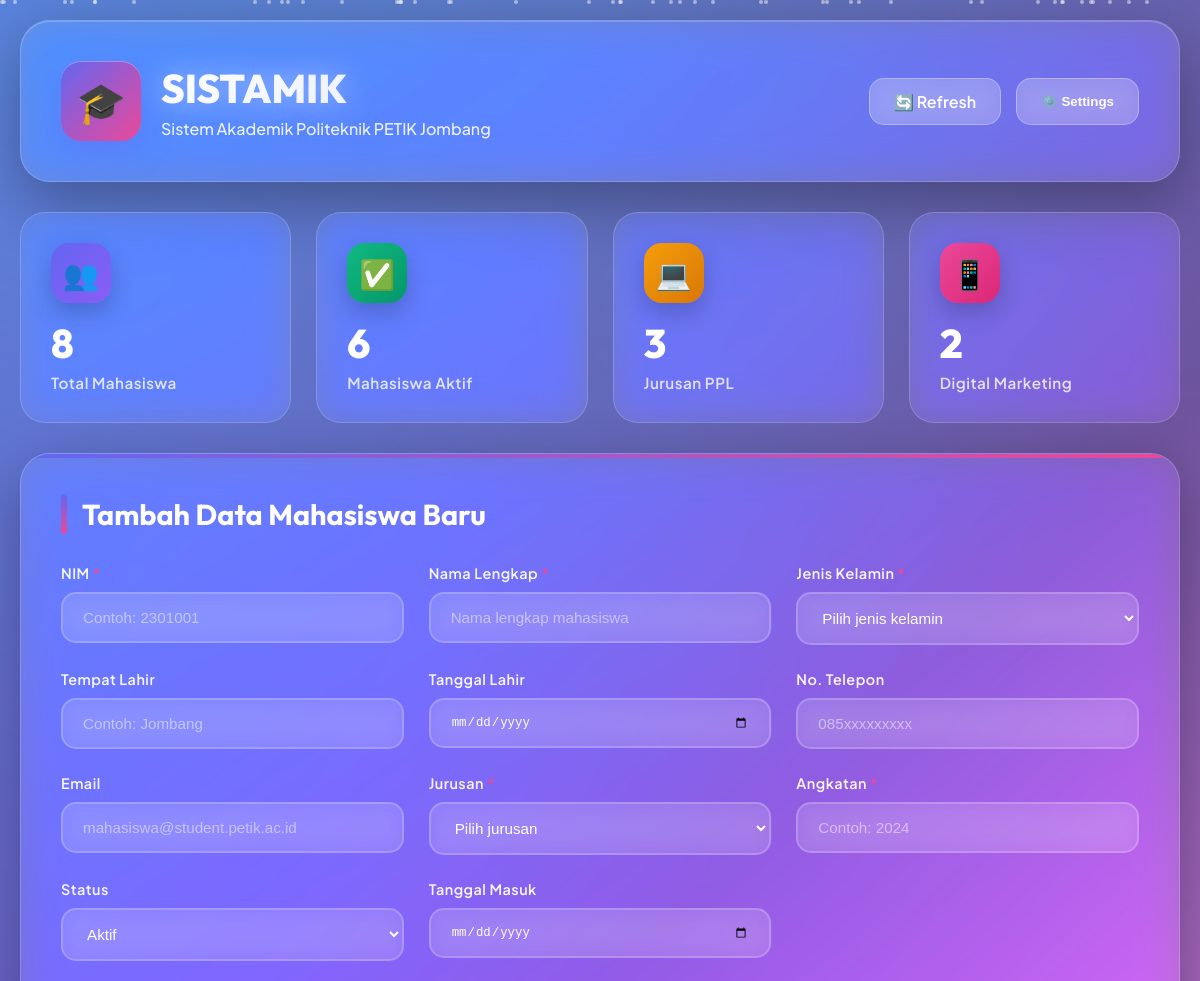
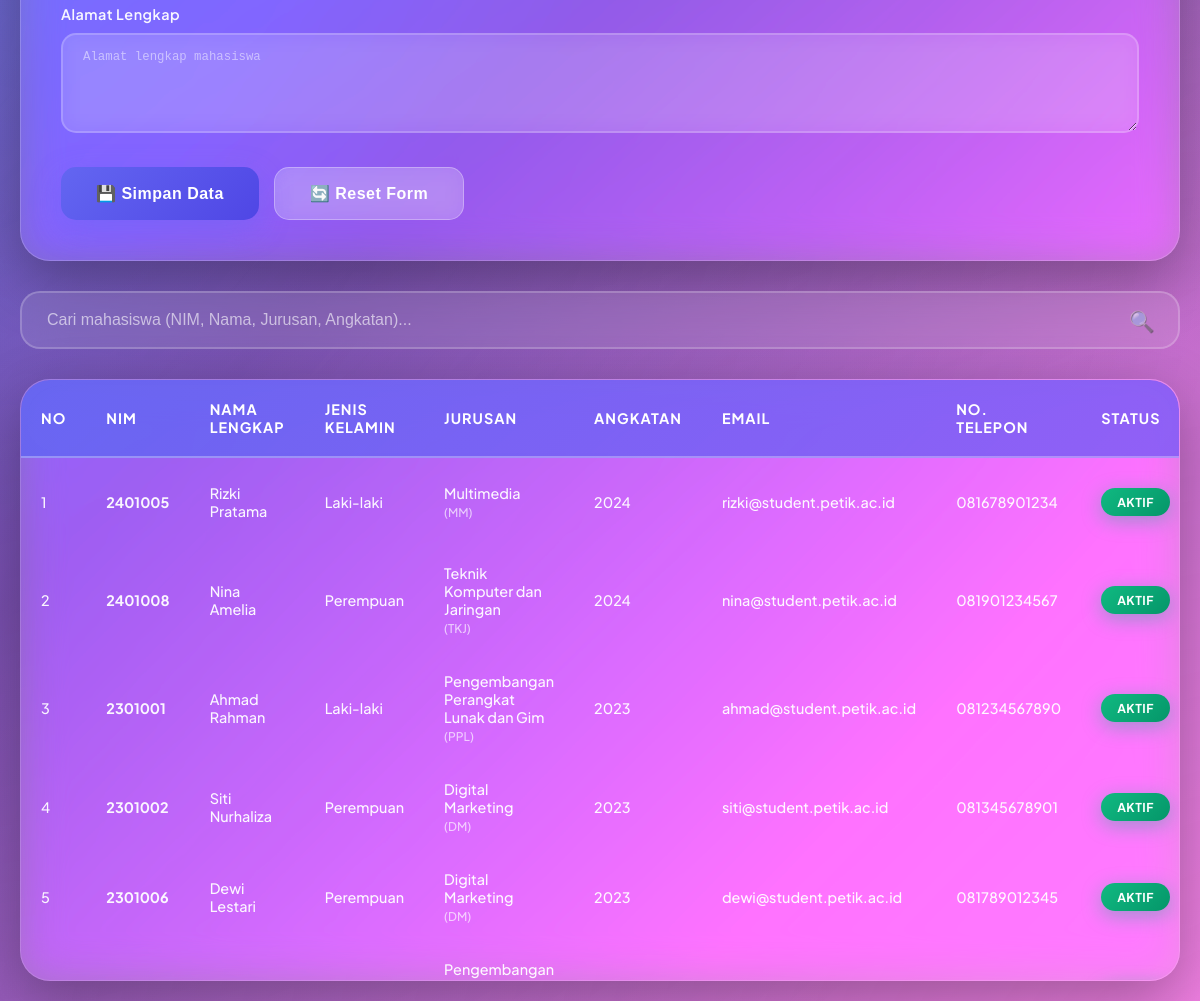
The page / on the database its author committed (2 pictures, top to bottom).
### tables this page shows
CREATE TABLE IF NOT EXISTS mahasiswa (
    id_mahasiswa INT AUTO_INCREMENT PRIMARY KEY,
    nim VARCHAR(20) NOT NULL UNIQUE,
    nama_lengkap VARCHAR(100) NOT NULL,
    jenis_kelamin ENUM('Laki-laki', 'Perempuan') NOT NULL,
    tempat_lahir VARCHAR(50),
    tanggal_lahir DATE,
    alamat TEXT,
    no_telepon VARCHAR(20),
    email VARCHAR(100),
    id_jurusan INT,
    angkatan YEAR NOT NULL,
    status ENUM('Aktif', 'Cuti', 'Lulus', 'DO') DEFAULT 'Aktif',
    tanggal_masuk DATE,
    created_at TIMESTAMP DEFAULT CURRENT_TIMESTAMP,
    updated_at TIMESTAMP DEFAULT CURRENT_TIMESTAMP ON UPDATE CURRENT_TIMESTAMP,
    FOREIGN KEY (id_jurusan) REFERENCES jurusan(id_jurusan) ON DELETE SET NULL
);

CREATE TABLE IF NOT EXISTS jurusan (
    id_jurusan INT AUTO_INCREMENT PRIMARY KEY,
    nama_jurusan VARCHAR(100) NOT NULL,
    kode_jurusan VARCHAR(10) NOT NULL UNIQUE,
    created_at TIMESTAMP DEFAULT CURRENT_TIMESTAMP
);

### index.php (the view, shortened to what this page needs)
<?php
$host = 'localhost';
$dbname = 'db_sistamik';
$username = 'root';
$password = '';
try {
    $pdo = new PDO("mysql:host=$host;dbname=$dbname;charset=utf8mb4", $username, $password);
    $pdo->setAttribute(PDO::ATTR_ERRMODE, PDO::ERRMODE_EXCEPTION);
} catch(PDOException $e) {
    die("Koneksi database gagal: " . $e->getMessage());
}
$edit_data = null;
$search = isset($_GET['search']) ? $_GET['search'] : '';
if ($search) {
    $stmt = $pdo->prepare("SELECT m.*, j.nama_jurusan, j.kode_jurusan
                          FROM mahasiswa m
                          LEFT JOIN jurusan j ON m.id_jurusan = j.id_jurusan
                          WHERE m.nim LIKE ? OR m.nama_lengkap LIKE ? OR j.nama_jurusan LIKE ? OR j.kode_jurusan LIKE ? OR m.angkatan LIKE ?
                          ORDER BY m.angkatan DESC, m.nim ASC");
    $search_param = "%$search%";
    $stmt->execute([$search_param, $search_param, $search_param, $search_param, $search_param]);
} else {
    $stmt = $pdo->query("SELECT m.*, j.nama_jurusan, j.kode_jurusan
                        FROM mahasiswa m
                        LEFT JOIN jurusan j ON m.id_jurusan = j.id_jurusan
                        ORDER BY m.angkatan DESC, m.nim ASC");
}
$mahasiswa_list = $stmt->fetchAll(PDO::FETCH_ASSOC);
$total_mahasiswa = count($mahasiswa_list);
$total_aktif = count(array_filter($mahasiswa_list, function($m) { return $m['status'] === 'Aktif'; }));
$total_ppl = count(array_filter($mahasiswa_list, function($m) { return $m['kode_jurusan'] === 'PPL'; }));
$total_dm = count(array_filter($mahasiswa_list, function($m) { return $m['kode_jurusan'] === 'DM'; }));
?>
<!DOCTYPE html>
<html lang="id">
<head>
</head>
<body>
    <div class="particles" id="particles"></div>
    <div class="container">
        <div class="header">
            <div class="header-content">
                <div class="logo-section">
                    <div class="logo-3d">🎓</div>
                    <div class="header-text">
                        <h1>SISTAMIK</h1>
                        <p>Sistem Akademik Politeknik PETIK Jombang</p>
                    </div>
                </div>
                <div class="header-actions">
                    <a href="index.php" class="header-btn">🔄 Refresh</a>
                    <button class="header-btn">⚙️ Settings</button>
                </div>
            </div>
        </div>
        <div class="stats">
            <div class="stat-card">
                <div class="stat-icon">👥</div>
                <div class="stat-content">
                    <h3><?php echo $total_mahasiswa; ?></h3>
                    <p>Total Mahasiswa</p>
                </div>
            </div>
            <div class="stat-card">
                <div class="stat-icon">✅</div>
                <div class="stat-content">
                    <h3><?php echo $total_aktif; ?></h3>
                    <p>Mahasiswa Aktif</p>
                </div>
            </div>
            <div class="stat-card">
                <div class="stat-icon">💻</div>
                <div class="stat-content">
                    <h3><?php echo $total_ppl; ?></h3>
                    <p>Jurusan PPL</p>
                </div>
            </div>
            <div class="stat-card">
                <div class="stat-icon">📱</div>
                <div class="stat-content">
                    <h3><?php echo $total_dm; ?></h3>
                    <p>Digital Marketing</p>
                </div>
            </div>
        </div>
        <div class="form-section">
            <h2><?php echo $edit_data ? 'Edit Data Mahasiswa' : 'Tambah Data Mahasiswa Baru'; ?></h2>
            <form method="POST" action="">
                <div class="form-grid">
                    <div class="form-group">
                        <label for="nim">NIM <span style="color:#EC4899">*</span></label>
                        <input type="text" id="nim" name="nim" placeholder="Contoh: 2301001" value="<?php echo $edit_data ? htmlspecialchars($edit_data['nim']) : ''; ?>" required>
                    </div>
                    <div class="form-group">
                        <label for="nama_lengkap">Nama Lengkap <span style="color:#EC4899">*</span></label>
                        <input type="text" id="nama_lengkap" name="nama_lengkap" placeholder="Nama lengkap mahasiswa" value="<?php echo $edit_data ? htmlspecialchars($edit_data['nama_lengkap']) : ''; ?>" required>
                    </div>
                    <div class="form-group">
                        <label for="jenis_kelamin">Jenis Kelamin <span style="color:#EC4899">*</span></label>
                        <select id="jenis_kelamin" name="jenis_kelamin" required>
                            <option value="">Pilih jenis kelamin</option>
                        </select>
                    </div>
                    <div class="form-group">
                        <label for="tempat_lahir">Tempat Lahir</label>
                        <input type="text" id="tempat_lahir" name="tempat_lahir" placeholder="Contoh: Jombang" value="<?php echo $edit_data ? htmlspecialchars($edit_data['tempat_lahir']) : ''; ?>">
                    </div>
                    <div class="form-group">
                        <label for="tanggal_lahir">Tanggal Lahir</label>
                        <input type="date" id="tanggal_lahir" name="tanggal_lahir" value="<?php echo $edit_data ? $edit_data['tanggal_lahir'] : ''; ?>">
                    </div>
                    <div class="form-group">
                        <label for="no_telepon">No. Telepon</label>
                        <input type="text" id="no_telepon" name="no_telepon" placeholder="085xxxxxxxxx" value="<?php echo $edit_data ? htmlspecialchars($edit_data['no_telepon']) : ''; ?>">
                    </div>
                    <div class="form-group">
                        <label for="email">Email</label>
                        <input type="email" id="email" name="email" placeholder="mahasiswa@student.petik.ac.id" value="<?php echo $edit_data ? htmlspecialchars($edit_data['email']) : ''; ?>">
                    </div>
                    <div class="form-group">
                        <label for="id_jurusan">Jurusan <span style="color:#EC4899">*</span></label>
                        <select id="id_jurusan" name="id_jurusan" required>
                            <option value="">Pilih jurusan</option>
                        </select>
                    </div>
                    <div class="form-group">
                        <label for="angkatan">Angkatan <span style="color:#EC4899">*</span></label>
                        <input type="number" id="angkatan" name="angkatan" placeholder="Contoh: 2024" min="2000" max="2100" value="<?php echo $edit_data ? $edit_data['angkatan'] : ''; ?>" required>
                    </div>
                    <div class="form-group">
                        <label for="status">Status</label>
                        <select id="status" name="status">
                            <option value="Aktif" <?php echo ($edit_data && $edit_data['status'] == 'Aktif') ? 'selected' : ''; ?>>Aktif</option>
                        </select>
                    </div>
                    <div class="form-group">
                        <label for="tanggal_masuk">Tanggal Masuk</label>
                        <input type="date" id="tanggal_masuk" name="tanggal_masuk" value="<?php echo $edit_data ? $edit_data['tanggal_masuk'] : ''; ?>">
                    </div>
                </div>
                <div class="form-group" style="margin-top: 25px;">
                    <label for="alamat">Alamat Lengkap</label>
                    <textarea id="alamat" name="alamat" placeholder="Alamat lengkap mahasiswa"><?php echo $edit_data ? htmlspecialchars($edit_data['alamat']) : ''; ?></textarea>
                </div>
                <div class="form-actions">
                    <?php if ($edit_data): ?>
                    <button type="submit" class="btn btn-success">✨ Update Data</button>
                    <a href="index.php" class="btn btn-cancel">❌ Batal</a>
                    <?php else: ?>
                    <button type="submit" class="btn btn-primary">💾 Simpan Data</button>
                    <button type="reset" class="btn btn-cancel">🔄 Reset Form</button>
                    <?php endif; ?>
                </div>
            </form>
        </div>
        <div class="search-container">
            <form method="GET" action="">
                <div class="search-box">
                    <input type="text" name="search" placeholder="Cari mahasiswa (NIM, Nama, Jurusan, Angkatan)..." value="<?php echo htmlspecialchars($search); ?>">
                    <span class="search-icon">🔍</span>
                </div>
            </form>
        </div>
        <div class="table-container">
            <div class="table-wrapper">
                <table>
                    <thead>
                        <tr>
                            <th>No</th>
                            <th>NIM</th>
                            <th>Nama Lengkap</th>
                            <th>Jenis Kelamin</th>
                            <th>Jurusan</th>
                            <th>Angkatan</th>
                            <th>Email</th>
                            <th>No. Telepon</th>
                            <th>Status</th>
                        </tr>
                    </thead>
                    <tbody>
                        <?php if (count($mahasiswa_list) > 0): ?>
                            <?php foreach ($mahasiswa_list as $index => $mahasiswa): ?>
                            <tr style="animation-delay: <?php echo $index * 0.05; ?>s">
                                <td><?php echo $index + 1; ?></td>
                                <td><strong><?php echo htmlspecialchars($mahasiswa['nim']); ?></strong></td>
                                <td><?php echo htmlspecialchars($mahasiswa['nama_lengkap']); ?></td>
                                <td><?php echo htmlspecialchars($mahasiswa['jenis_kelamin']); ?></td>
                                <td>
                                    <?php echo htmlspecialchars($mahasiswa['nama_jurusan']); ?><br>
                                    <small style="opacity: 0.7;">(<?php echo htmlspecialchars($mahasiswa['kode_jurusan']); ?>)</small>
                                </td>
                                <td><?php echo htmlspecialchars($mahasiswa['angkatan']); ?></td>
                                <td><?php echo $mahasiswa['email'] ? htmlspecialchars($mahasiswa['email']) : '-'; ?></td>
                                <td><?php echo $mahasiswa['no_telepon'] ? htmlspecialchars($mahasiswa['no_telepon']) : '-'; ?></td>
                                <td><span class="status-badge status-<?php echo strtolower($mahasiswa['status']); ?>"><?php echo htmlspecialchars($mahasiswa['status']); ?></span></td>
                            </tr>
                            <?php endforeach; ?>
                        <?php endif; ?>
                    </tbody>
                </table>
            </div>
        </div>
    </div>
</body>
</html>

### rows shown on the page
mahasiswa: nim "2401005", nama_lengkap "Rizki Pratama", jenis_kelamin "Laki-laki", id_jurusan.nama_jurusan "Multimedia", id_jurusan.kode_jurusan "MM", angkatan "2024", email "rizki@student.petik.ac.id", no_telepon "081678901234", status "AKTIF"
mahasiswa: nim "2401008", nama_lengkap "Nina Amelia", jenis_kelamin "Perempuan", id_jurusan.nama_jurusan "Teknik Komputer dan Jaringan", id_jurusan.kode_jurusan "TKJ", angkatan "2024", email "nina@student.petik.ac.id", no_telepon "081901234567", status "AKTIF"
mahasiswa: nim "2301001", nama_lengkap "Ahmad Rahman", jenis_kelamin "Laki-laki", id_jurusan.nama_jurusan "Pengembangan Perangkat Lunak dan Gim", id_jurusan.kode_jurusan "PPL", angkatan "2023", email "ahmad@student.petik.ac.id", no_telepon "081234567890", status "AKTIF"
mahasiswa: nim "2301002", nama_lengkap "Siti Nurhaliza", jenis_kelamin "Perempuan", id_jurusan.nama_jurusan "Digital Marketing", id_jurusan.kode_jurusan "DM", angkatan "2023", email "siti@student.petik.ac.id", no_telepon "081345678901", status "AKTIF"
mahasiswa: nim "2301006", nama_lengkap "Dewi Lestari", jenis_kelamin "Perempuan", id_jurusan.nama_jurusan "Digital Marketing", id_jurusan.kode_jurusan "DM", angkatan "2023", email "dewi@student.petik.ac.id", no_telepon "081789012345", status "AKTIF"
mahasiswa: id_jurusan.nama_jurusan "Pengembangan…"

### other values the page prints
$total_mahasiswa "8"
$total_aktif "6"
$total_ppl "3"
$total_dm "2"
